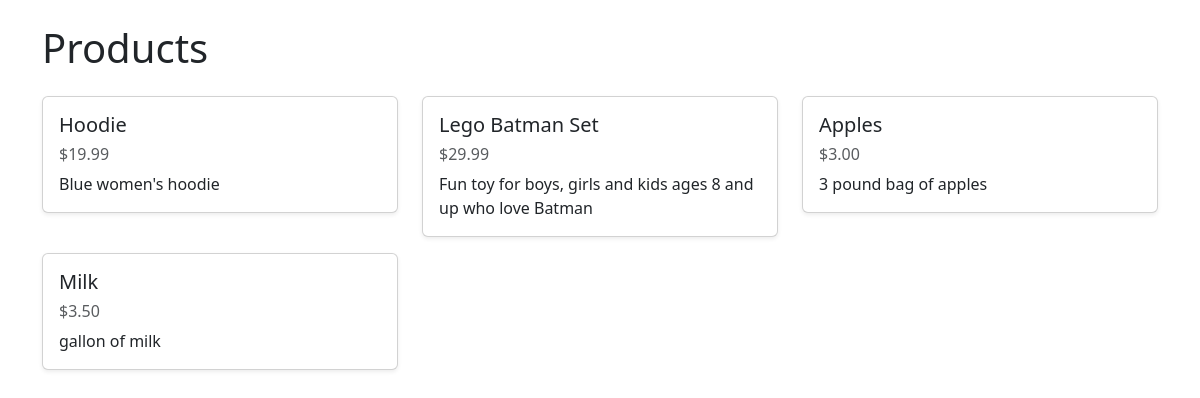
/products/, run on an earlier commit of the app's database.
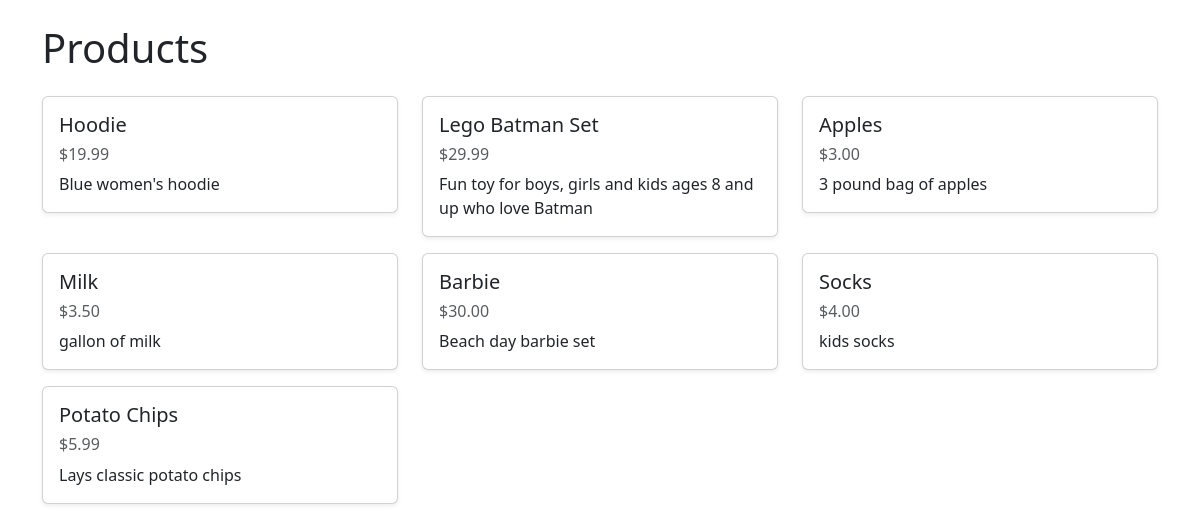
And on a later commit of the database.
### Store/models.py (models this page shows, shortened)
class Product(models.Model):
    name = models.CharField(max_length = 20)
    description = models.CharField( max_length = 200)
    price = models.DecimalField(decimal_places= 2, max_digits=6)
    category = models.ForeignKey(Category, on_delete=models.CASCADE, null = True)
    tag = models.ManyToManyField(Tag, through = "ProductTag")

### Store/views.py (the view)
# urls.py: path('products/', views.Products)
def Products(request):
    template = loader.get_template('Store/products.html')
    products = Product.objects.all()
    context = {
        'products': products
    }
    return HttpResponse(template.render(context, request))

### Store/templates/Store/products.html (shortened to what this page needs)
<!DOCTYPE html>
<html lang="en">
<head>
    <link href="https://cdn.jsdelivr.net/npm/bootstrap@5.3.8/dist/css/bootstrap.min.css" rel="stylesheet">
</head>
<body>
 <div class="container mt-4">
    <h1 class="mb-4">Products</h1>
    <div class="row">
        {% for product in products %}
        <div class="col-md-4 mb-3">
            <div class="card shadow-sm">
                <div class="card-body">
                    <h5 class="card-title">{{ product.name }}</h5>
                    <h6 class="text-muted">${{ product.price }}</h6>
                    <p class="card-text">{{ product.description }}</p>
                </div>
            </div>
        </div>
        {% endfor %}
    </div>
</div>
</body>
</html>

What changed in the data, as far as the page shows it:
added Product: name "Barbie", price "30.00", description "Beach day barbie set"
added Product: name "Socks", price "4.00", description "kids socks"
added Product: name "Potato Chips", price "5.99", description "Lays classic potato chips"
